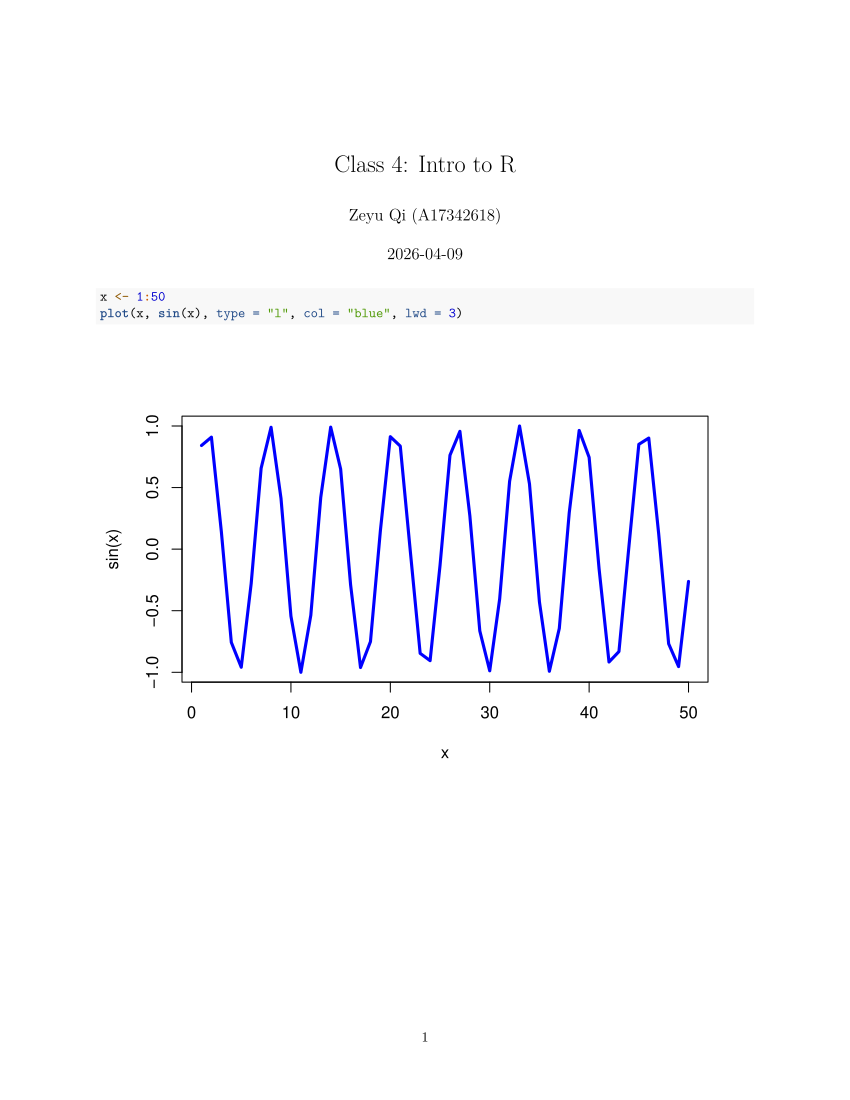

Here is the R script that generated this plot:
#' ---
#' title: "Class 4: Intro to R"
#' author: "Zeyu Qi (A17342618)"
#' ---

x <- 1:50
plot(x, sin(x), type = "l", col = "blue", lwd = 3)
